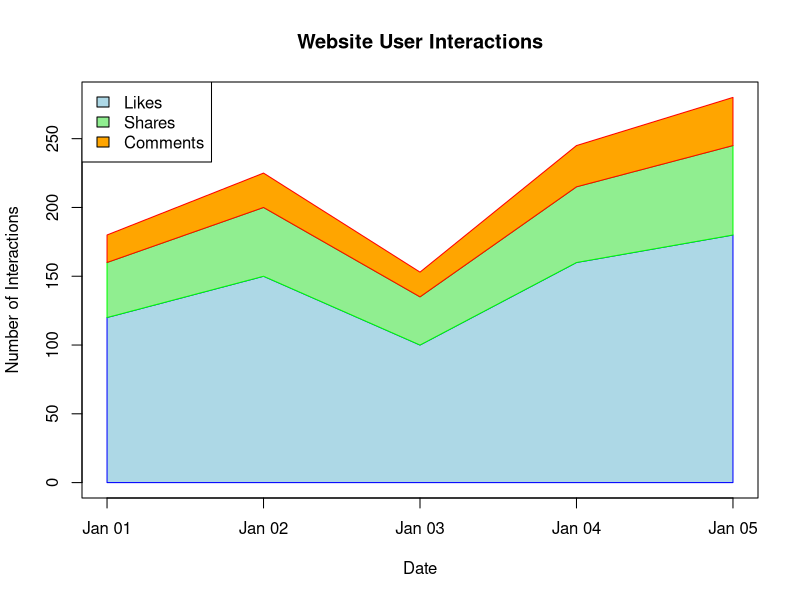

This chart was generated by the following R code:
# ==========================================
# PROGRAM 3: STACKED AREA CHART
# ==========================================

# Date
date <- as.Date(c(
  "2023-01-01",
  "2023-01-02",
  "2023-01-03",
  "2023-01-04",
  "2023-01-05"
))

# Sample user interaction data
likes <- c(
  120,
  150,
  100,
  160,
  180
)

shares <- c(
  40,
  50,
  35,
  55,
  65
)

comments <- c(
  20,
  25,
  18,
  30,
  35
)

# Calculate cumulative values
total_likes <- likes

total_shares <- likes + shares

total_comments <- likes + shares + comments

# Create empty plot
plot(
  date,
  total_comments,
  type = "n",
  ylim = c(0, max(total_comments)),
  xlab = "Date",
  ylab = "Number of Interactions",
  main = "Website User Interactions"
)

# Likes area
polygon(
  c(date, rev(date)),
  c(
    total_likes,
    rep(0, length(date))
  ),
  col = "lightblue",
  border = "blue"
)

# Shares area
polygon(
  c(date, rev(date)),
  c(
    total_shares,
    rev(total_likes)
  ),
  col = "lightgreen",
  border = "green"
)

# Comments area
polygon(
  c(date, rev(date)),
  c(
    total_comments,
    rev(total_shares)
  ),
  col = "orange",
  border = "red"
)

# Add legend
legend(
  "topleft",
  legend = c(
    "Likes",
    "Shares",
    "Comments"
  ),
  fill = c(
    "lightblue",
    "lightgreen",
    "orange"
  )
)
